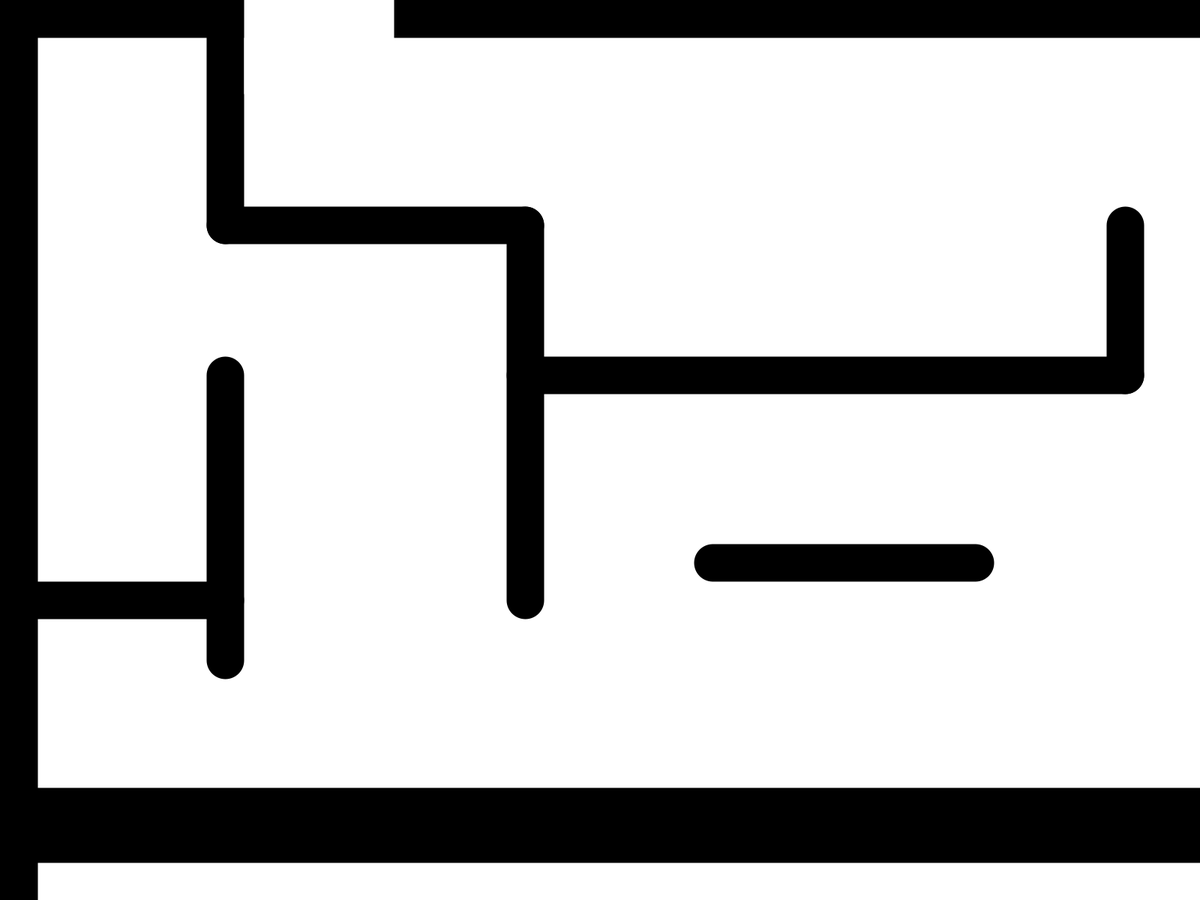
Frame 1 (no input)
Frame 60 (the mouse pressed at the canvas centre just before this capture): identical to frame 1, image omitted
Frame 120 (the mouse held since frame 60 and released just before this capture): identical to frame 1, image omitted

The Processing sketch that drew this single still picture (run headless with seeded random() and noise(); from frame 60 on, the mouse is pressed at the canvas centre):

// Processing sketch: Own_game
// ── Own_game.pde
void setup()
{
  fullScreen();
  background(255);

  //Border walls
  strokeWeight(100);
  line(0, 0, 0, 1280);
  line(0, 0, 1920, 0);
  line(1920, 0, 1920, 1280);
  line(0, 1100, 1920, 1100);

  //Playground walls
  strokeWeight(50);
  line(300, 0, 300, 300);
  line(300, 300, 700, 300);
  line(700, 300, 700, 800);
  line(700, 500, 1500, 500);
  line(1500,500,1500,300);
  line(300, 500, 300, 880);
  line(0, 800, 300, 800);
  line(950, 750, 1300, 750);
  
  stroke(255);
  rect(350,0,150,100);
  
}

void draw()
{
}
